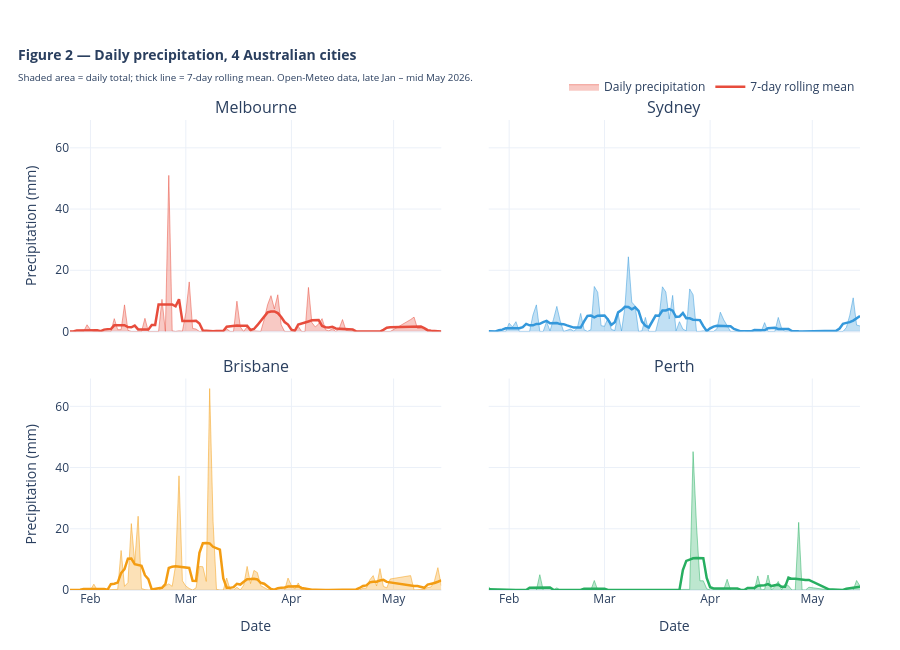

Here is the notebook cell this chart was saved with:
### Markdown cell above
## 1.2 Weather baseline — precipitation across 4 cities

Precipitation patterns vary substantially between cities. Note that 
precipitation is **right-skewed** (most days have 0 mm; a few days have 
20+ mm); we use log transformation downstream where appropriate.

### Code cell
"""Figure 2 — Daily precipitation, 4 Australian cities (2x2 area + rolling mean)."""

fig = make_subplots(
    rows=2, cols=2,
    subplot_titles=dl.CITIES,
    shared_yaxes=True,
    shared_xaxes=True,
    horizontal_spacing=0.06,
    vertical_spacing=0.10,
)

# Find Y max across all cities for shared scale
y_max_global = wx_window[PRECIP_FIELD].max() * 1.05

for idx, city in enumerate(dl.CITIES):
    row = idx // 2 + 1
    col = idx % 2 + 1
    
    sub = wx_window[wx_window["city"] == city].sort_values("date").copy()
    sub[PRECIP_FIELD] = sub[PRECIP_FIELD].fillna(0)
    
    # 7-day rolling mean (smooth trend)
    sub["precip_7d"] = sub[PRECIP_FIELD].rolling(window=7, min_periods=1, center=True).mean()
    
    color_hex = dl.COLORS[city]
    r, g, b = int(color_hex[1:3], 16), int(color_hex[3:5], 16), int(color_hex[5:7], 16)
    
    # === Area chart (daily precipitation, soft fill) ===
    fig.add_trace(
        go.Scatter(
            x=sub["date"], y=sub[PRECIP_FIELD],
            mode="lines",
            line=dict(color=color_hex, width=0.5),
            fill="tozeroy",
            fillcolor=f"rgba({r}, {g}, {b}, 0.30)",
            name="Daily precipitation" if idx == 0 else None,
            showlegend=(idx == 0),
            hovertemplate=f"<b>{city}</b><br>%{{x|%Y-%m-%d}}<br>"
                          "Precip: %{y:.1f} mm<extra></extra>",
        ),
        row=row, col=col,
    )
    
    # === 7-day rolling mean (smooth overlay) ===
    fig.add_trace(
        go.Scatter(
            x=sub["date"], y=sub["precip_7d"],
            mode="lines",
            line=dict(color=color_hex, width=2.5),
            name="7-day rolling mean" if idx == 0 else None,
            showlegend=(idx == 0),
            hovertemplate=f"<b>{city}</b><br>%{{x|%Y-%m-%d}}<br>"
                          "7-day avg: %{y:.1f} mm<extra></extra>",
        ),
        row=row, col=col,
    )

# Shared Y range (0 to global max + padding)
for r_idx in range(1, 3):
    for c_idx in range(1, 3):
        fig.update_yaxes(range=[0, y_max_global], row=r_idx, col=c_idx)
        fig.update_xaxes(tickformat="%b", row=r_idx, col=c_idx)

# Axis labels: only left column + bottom row
fig.update_yaxes(title_text="Precipitation (mm)", row=1, col=1)
fig.update_yaxes(title_text="Precipitation (mm)", row=2, col=1)
fig.update_xaxes(title_text="Date", row=2, col=1)
fig.update_xaxes(title_text="Date", row=2, col=2)

fig.update_layout(
    title=dict(
        text="<b>Figure 2 — Daily precipitation, 4 Australian cities</b><br>"
             "<sub>Shaded area = daily total; thick line = 7-day rolling mean. "
             "Open-Meteo data, late Jan – mid May 2026.</sub>",
        x=0.02, font=dict(size=14),
    ),
    template="plotly_white",
    height=650,
    margin=dict(t=120, b=60, l=70, r=40),
    legend=dict(orientation="h", yanchor="bottom", y=1.04, xanchor="right", x=1),
)
fig.show()
save_fig_plotly(fig, "rq1_fig2_precipitation_timeseries", width=1400, height=650)

# Summary stats
print("\nPrecipitation summary per city:")
summary = wx_window.groupby("city").agg(
    mean_daily_mm=(PRECIP_FIELD, "mean"),
    median_daily_mm=(PRECIP_FIELD, "median"),
    max_daily_mm=(PRECIP_FIELD, "max"),
    total_mm=(PRECIP_FIELD, "sum"),
    rainy_days=(PRECIP_FIELD, lambda x: (x > 1).sum()),
).round(1)
print(summary)
